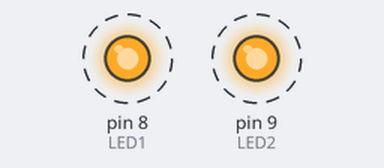
Recording of a sketch running on a simulated Arduino Uno, built with avr-gcc and run on an emulated ATmega328P. On the bench: output pins drawn as LEDs (lit = HIGH). Dashed ring = blinking.

Above: at 0.2 s.
Timing chart, 0 to 4.6 s (numbered marks = the images above):
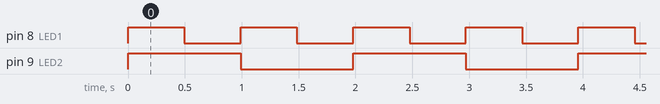

Measured:
- by itself, pin 8 (LED1): alternates HIGH for 0.50 s and LOW for 0.50 s
- by itself, pin 9 (LED2): alternates HIGH for 0.99 s and LOW for 0.99 s

The sketch:

Hello_RTOS.ino
```cpp
#include <Arduino_FreeRTOS.h>


#define LED1 8
#define LED2 9


void TaskBlink500(void *pvParameters);
void TaskBlink1000(void *pvParameters);

void setup() {

  pinMode(LED1, OUTPUT);
  pinMode(LED2, OUTPUT);

  xTaskCreate(TaskBlink500, "LED1_500ms", 128, NULL, 1, NULL);

  xTaskCreate(TaskBlink1000, "LED2_1000ms", 128, NULL, 1, NULL);


}

void loop() {

}

void TaskBlink500(void *pvParameters) {
  (void) pvParameters;
  for (;;) {
    digitalWrite(LED1, HIGH);
    vTaskDelay(500 / portTICK_PERIOD_MS);
    digitalWrite(LED1, LOW);
    vTaskDelay(500 / portTICK_PERIOD_MS);
  }
}

void TaskBlink1000(void *pvParameters) {
  (void) pvParameters;
  for (;;) {
    digitalWrite(LED2, HIGH);
    vTaskDelay(1000 / portTICK_PERIOD_MS);
    digitalWrite(LED2, LOW);
    vTaskDelay(1000 / portTICK_PERIOD_MS);
  }
}
```
